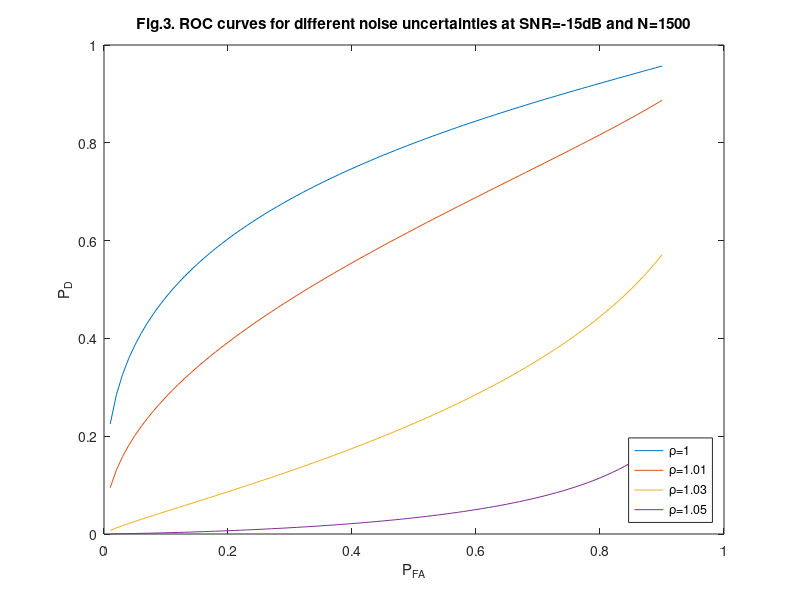

Source code (MATLAB):
L=1500;

snr_dB = -15;

snr = 10.^(snr_dB./10);

Pf = 0.01:0.01:0.9; % Pf = Probability of False Alarm

 thresh1 = (qfuncinv(Pf)./sqrt(L))+ 1;
 Pd_the1 = qfunc(((thresh1 - (snr + 1)).*sqrt(L))./(sqrt(2).*(snr + 1)));
 thresh2 = (qfuncinv(Pf).*1.01./sqrt(L))+ 1.01;
 Pd_the2 = qfunc(((thresh2 - (snr + (1/1.01))).*sqrt(L))./(sqrt(2).*(snr + (1/1.01))));
 thresh3 = (qfuncinv(Pf).*1.03./sqrt(L))+ 1.03;
 Pd_the3 = qfunc(((thresh3 - (snr + (1/1.03))).*sqrt(L))./(sqrt(2).*(snr + (1/1.03))));
 thresh4 = (qfuncinv(Pf).*1.05./sqrt(L))+ 1.05;
 Pd_the4 = qfunc(((thresh4 - (snr + (1/1.05))).*sqrt(L))./(sqrt(2).*(snr + (1/1.05))));

figure 
plot(Pf,Pd_the1,Pf,Pd_the2,Pf,Pd_the3,Pf,Pd_the4)

hold on


title('Fig.3. ROC curves for different noise uncertainties at SNR=-15dB and N=1500')
ylabel('P_D')
xlabel('P_{FA}')
legend('\rho=1','\rho=1.01','\rho=1.03','\rho=1.05','Location','southeast')
hold on

